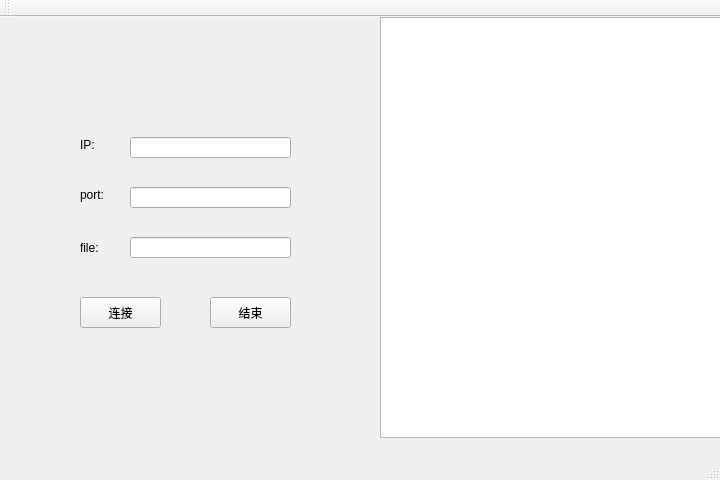
<?xml version="1.0" encoding="UTF-8"?>
<ui version="4.0">
 <class>MainWindow</class>
 <widget class="QMainWindow" name="MainWindow">
  <property name="geometry">
   <rect>
    <x>0</x>
    <y>0</y>
    <width>720</width>
    <height>480</height>
   </rect>
  </property>
  <property name="windowTitle">
   <string>MainWindow</string>
  </property>
  <widget class="QWidget" name="centralWidget">
   <widget class="QLabel" name="label">
    <property name="geometry">
     <rect>
      <x>80</x>
      <y>120</y>
      <width>72</width>
      <height>15</height>
     </rect>
    </property>
    <property name="text">
     <string>IP:</string>
    </property>
    <property name="buddy">
     <cstring>lineEdit</cstring>
    </property>
   </widget>
   <widget class="QLabel" name="label_2">
    <property name="geometry">
     <rect>
      <x>80</x>
      <y>170</y>
      <width>72</width>
      <height>15</height>
     </rect>
    </property>
    <property name="text">
     <string>port:</string>
    </property>
    <property name="buddy">
     <cstring>lineEdit_2</cstring>
    </property>
   </widget>
   <widget class="QLabel" name="label_3">
    <property name="geometry">
     <rect>
      <x>80</x>
      <y>220</y>
      <width>61</width>
      <height>21</height>
     </rect>
    </property>
    <property name="text">
     <string>file:</string>
    </property>
    <property name="buddy">
     <cstring>lineEdit_3</cstring>
    </property>
   </widget>
   <widget class="QLineEdit" name="lineEdit">
    <property name="geometry">
     <rect>
      <x>130</x>
      <y>120</y>
      <width>161</width>
      <height>21</height>
     </rect>
    </property>
   </widget>
   <widget class="QLineEdit" name="lineEdit_2">
    <property name="geometry">
     <rect>
      <x>130</x>
      <y>170</y>
      <width>161</width>
      <height>21</height>
     </rect>
    </property>
   </widget>
   <widget class="QLineEdit" name="lineEdit_3">
    <property name="geometry">
     <rect>
      <x>130</x>
      <y>220</y>
      <width>161</width>
      <height>21</height>
     </rect>
    </property>
   </widget>
   <widget class="QPushButton" name="pushButton">
    <property name="geometry">
     <rect>
      <x>80</x>
      <y>280</y>
      <width>81</width>
      <height>31</height>
     </rect>
    </property>
    <property name="text">
     <string>连接</string>
    </property>
   </widget>
   <widget class="QPushButton" name="pushButton_2">
    <property name="geometry">
     <rect>
      <x>210</x>
      <y>280</y>
      <width>81</width>
      <height>31</height>
     </rect>
    </property>
    <property name="text">
     <string>结束</string>
    </property>
   </widget>
   <widget class="QTextBrowser" name="textBrowser">
    <property name="geometry">
     <rect>
      <x>380</x>
      <y>0</y>
      <width>341</width>
      <height>421</height>
     </rect>
    </property>
   </widget>
  </widget>
  <widget class="QMenuBar" name="menuBar">
   <property name="geometry">
    <rect>
     <x>0</x>
     <y>0</y>
     <width>720</width>
     <height>26</height>
    </rect>
   </property>
  </widget>
  <widget class="QToolBar" name="mainToolBar">
   <attribute name="toolBarArea">
    <enum>TopToolBarArea</enum>
   </attribute>
   <attribute name="toolBarBreak">
    <bool>false</bool>
   </attribute>
  </widget>
  <widget class="QStatusBar" name="statusBar"/>
 </widget>
 <layoutdefault spacing="6" margin="11"/>
 <resources/>
 <connections/>
</ui>
